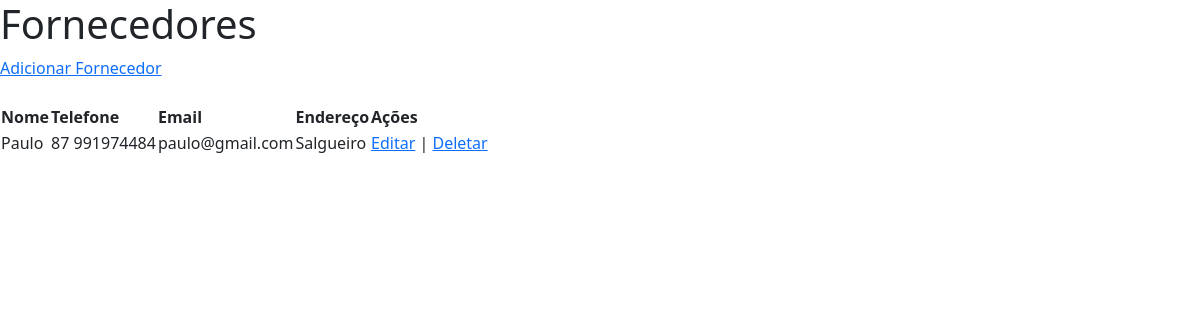
Screenshot of /fornecedor/ with the database file from the repository.
### estoque/models.py (models this page shows)
class Fornecedor(models.Model):
    id = models.AutoField(primary_key=True)
    nome = models.CharField(max_length=100)
    telefone = models.CharField(max_length=15)
    email = models.EmailField(max_length=255)
    endereco = models.CharField(max_length=200)

### estoque/views.py (the view)
# urls.py: path('fornecedor/', views.listar_fornecedores, name='listar_fornecedores'),
def listar_fornecedores(request):
    fornecedores = Fornecedor.objects.all()
    return render(request, 'fornecedor/listar_fornecedores.html', {'fornecedores': fornecedores})

### estoque/templates/fornecedor/listar_fornecedores.html (shortened to what this page needs)
<!DOCTYPE html>
<html lang="pt-br">
<head>
    <link href="https://cdn.jsdelivr.net/npm/bootstrap@5.3.3/dist/css/bootstrap.min.css" rel="stylesheet"
>
</head>
<body>
    <h1>Fornecedores</h1>
    <a href="{% url 'adicionar_fornecedor' %}">Adicionar Fornecedor</a><br><br>
    <table>
        <thead>
            <tr>
                <th>Nome</th>
                <th>Telefone</th>
                <th>Email</th>
                <th>Endereço</th>
                <th>Ações</th>
            </tr>
        </thead>
        <tbody>
            {% for fornecedor in fornecedores %}
            <tr>
                <td>{{ fornecedor.nome }}</td>
                <td>{{ fornecedor.telefone }}</td>
                <td>{{ fornecedor.email }}</td>
                <td>{{ fornecedor.endereco }}</td>
                <td>
                    <a href="{% url 'editar_fornecedor' fornecedor.id %}">Editar</a> |
                    <a href="{% url 'deletar_fornecedor' fornecedor.id %}">Deletar</a>
                </td>
            </tr>
            {% endfor %}
        </tbody>
    </table>
</body>
</html>

### rows the page displays
Fornecedor: nome "Paulo", telefone "87 991974484", email "paulo@gmail.com", endereco "Salgueiro"
